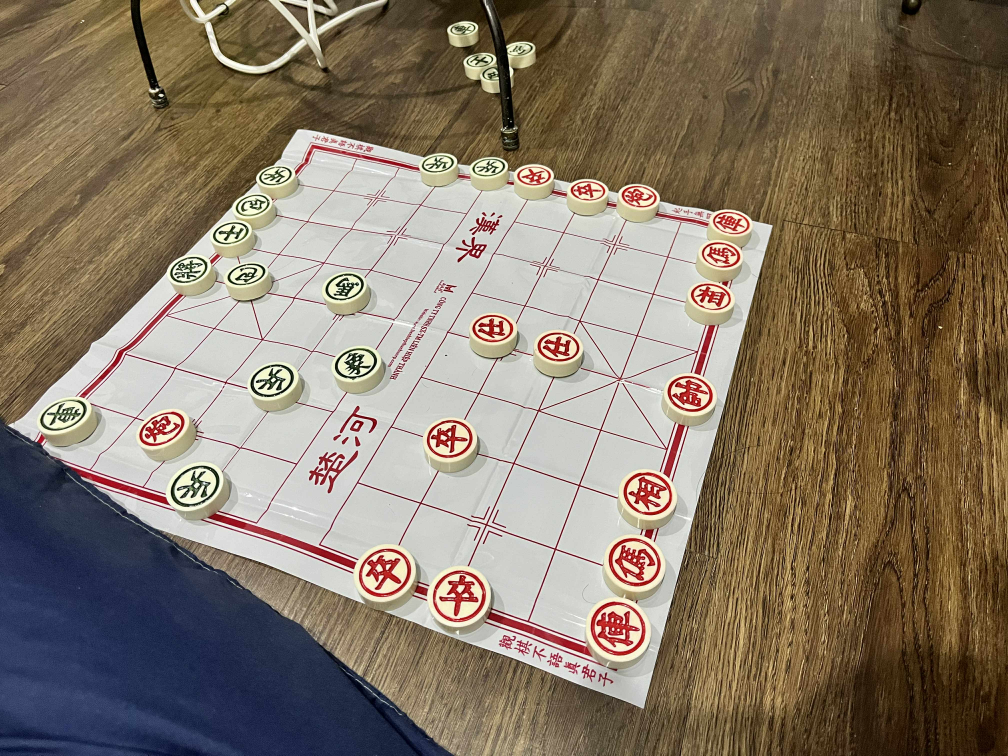
#> input picture ban_co_mau.jpg, 4032 x 3024 px (shown at 1/4 size)
$ python -i board_detection_1_image.py   (imports and definitions only)
#> lines starting #> are read from the running program, lines starting #| are printed output that depends on the picture; after the words box and inside, x2 and y2 are one past the last pixel; in counts of white or black regions, pixels touching at a corner belong together
#> further down, picture is the input picture: shape (3024, 4032, 3); mean B, G, R 103.2, 120.1, 134.2
import cv2
import numpy as np
from ultralytics import YOLO

# =============================
# Tham số
# =============================
EXPAND_RATIO = 1.06   # nới rộng polygon trước khi warp (>=1.0). Ví dụ 1.05 ~ 5%
PAD_RATIO    = 0.0    # pad viền đen sau khi align (rồi resize về kích cỡ cũ). 0.0 = không pad

# =============================
# Helpers chung
# =============================
# [19 lines left out: functions extract_quad_from_mask, order_quad_points, not called in this run]

def expand_quad(quad, ratio=1.0):
    """Nới rộng hoặc thu hẹp polygon quanh tâm. ratio > 1.0 = nới rộng."""
    if ratio == 1.0:
        return quad.astype(np.float32)
    quad = quad.astype(np.float32)
    center = np.mean(quad, axis=0, keepdims=True)
    return center + (quad - center) * float(ratio)

def _auto_rotate_long_side_vertical(aligned, quad_ordered):
    """Đảm bảo cạnh dài (10 ô) nằm theo chiều dọc.
    Trả về (img_rotated, rot_deg_clockwise) với rot ∈ {0,90}.
    """
    tl, tr, br, bl = quad_ordered
    top_len = np.linalg.norm(tr - tl)
    left_len = np.linalg.norm(bl - tl)
    if top_len > left_len:
        return cv2.rotate(aligned, cv2.ROTATE_90_CLOCKWISE), 90
    return aligned, 0

# [16 lines left out: function align_board, not called in this run]

def zoomout_after_align(image, pad_ratio=0.0, keep_canvas=False):
    """Pad viền đen sau khi align.
    - keep_canvas=False: pad rồi resize về kích cỡ cũ (giống hành vi cũ)
    - keep_canvas=True : trả về khổ ảnh to hơn (phình canvas)
    """
    if pad_ratio <= 1e-6:
        return image, (0, 0)

    h, w = image.shape[:2]
    pad_x = int(w * pad_ratio)
    pad_y = int(h * pad_ratio)
    padded = cv2.copyMakeBorder(
        image, pad_y, pad_y, pad_x, pad_x,
        borderType=cv2.BORDER_CONSTANT, value=(0, 0, 0)
    )
    if keep_canvas:
        return padded, (pad_x, pad_y)
    else:
        resized = cv2.resize(padded, (w, h))
        return resized, (pad_x, pad_y)

def load_board_model(model_path="runs/segment/yolov8_segment_board/weights/best.pt"):
    return YOLO(model_path)

# =============================
# YOLO detect
# =============================
# [30 lines left out: function detect_board, not called in this run]

# =============================
# GEOM mode (pipeline nhẹ)
# =============================
_last_warped = None
_last_quad = None
_last_mask = None
_stable_counter = 0
_STABLE_FRAMES = 10

def _order_points_rect(pts):
    s = pts.sum(axis=1)
    diff = np.diff(pts, axis=1)
    rect = np.zeros((4, 2), dtype="float32")
    rect[0] = pts[np.argmin(s)]  # TL
    rect[2] = pts[np.argmax(s)]  # BR
    rect[1] = pts[np.argmin(diff)]  # TR
    rect[3] = pts[np.argmax(diff)]  # BL
    return rect

def _is_rectangle(pts, angle_thresh=15):
    def ang(p1, p2, p3):
        v1 = p1 - p2
        v2 = p3 - p2
        cos = np.dot(v1, v2) / (np.linalg.norm(v1) * np.linalg.norm(v2) + 1e-6)
        return np.degrees(np.arccos(np.clip(cos, -1, 1)))
    pts = _order_points_rect(np.array(pts, dtype="float32"))
    angles = [ang(pts[i - 1], pts[i], pts[(i + 1) % 4]) for i in range(4)]
    return all(abs(a - 90) < angle_thresh for a in angles)

def _detect_geom_quad_and_warp(frame, expand_ratio=1.0):
#> called with expand_ratio = 1
    global _last_warped, _last_quad, _last_mask, _stable_counter

    gray = cv2.cvtColor(frame, cv2.COLOR_BGR2GRAY)
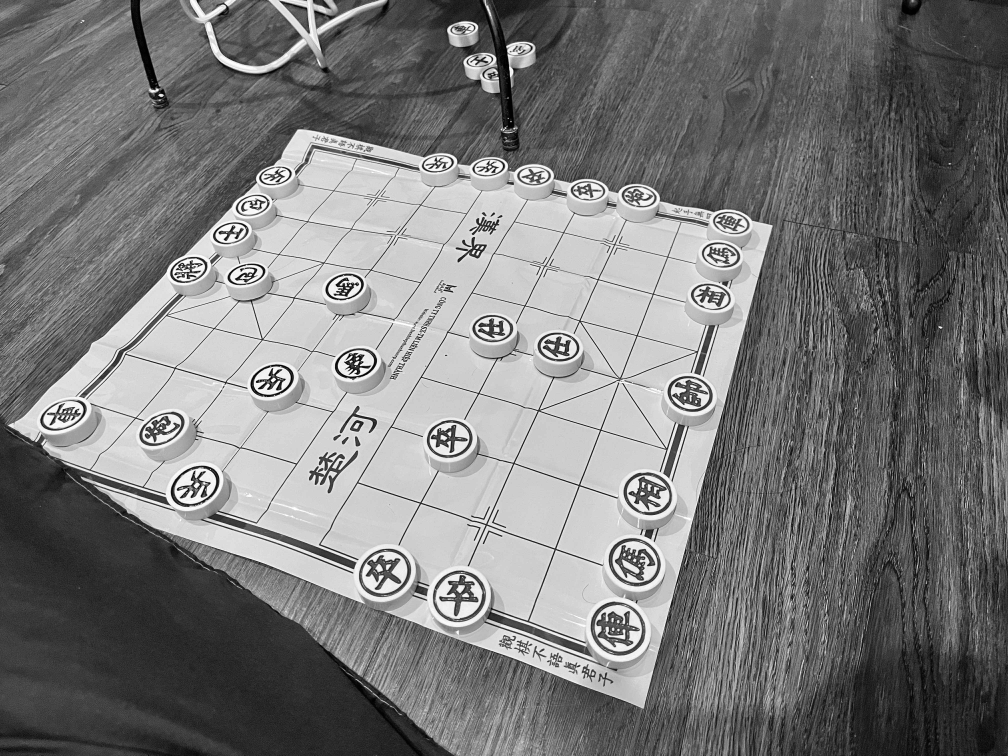
#> gray: shape (3024, 4032) (shown at 1/4 size); min 0, max 255, mean 122.3
    filtered = cv2.bilateralFilter(gray, 9, 75, 75)
    blurred = cv2.medianBlur(filtered, 7)

    h, w = blurred.shape
#> h = 3024; w = 4032
    margin = 0.10
    y0, y1 = int(h * margin), int(h * (1 - margin))
#> y0 = 302; y1 = 2721
    x0, x1 = int(w * margin), int(w * (1 - margin))
#> x0 = 403; x1 = 3628
    roi = blurred[y0:y1, x0:x1]
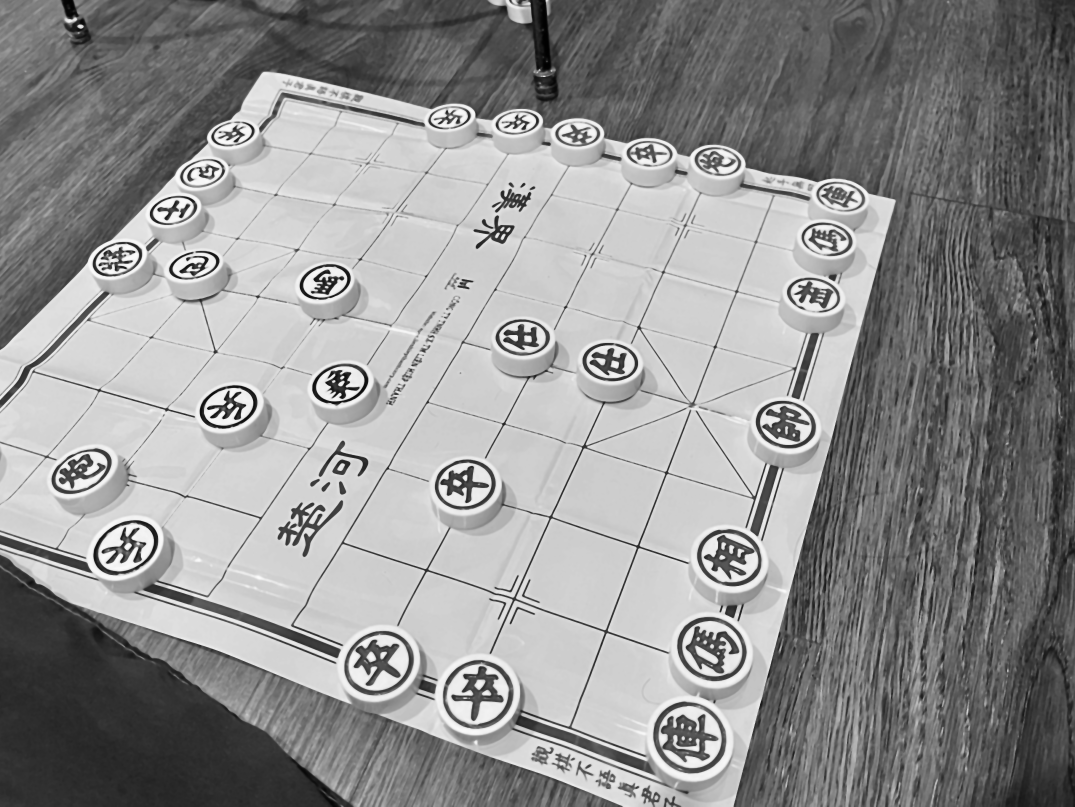
#> roi: shape (2419, 3225) (shown at 1/3 size); min 0, max 253, mean 145.1
    roi_offset = (x0, y0)
#> roi_offset = (403, 302)

    edges = cv2.Canny(roi, 50, 150)
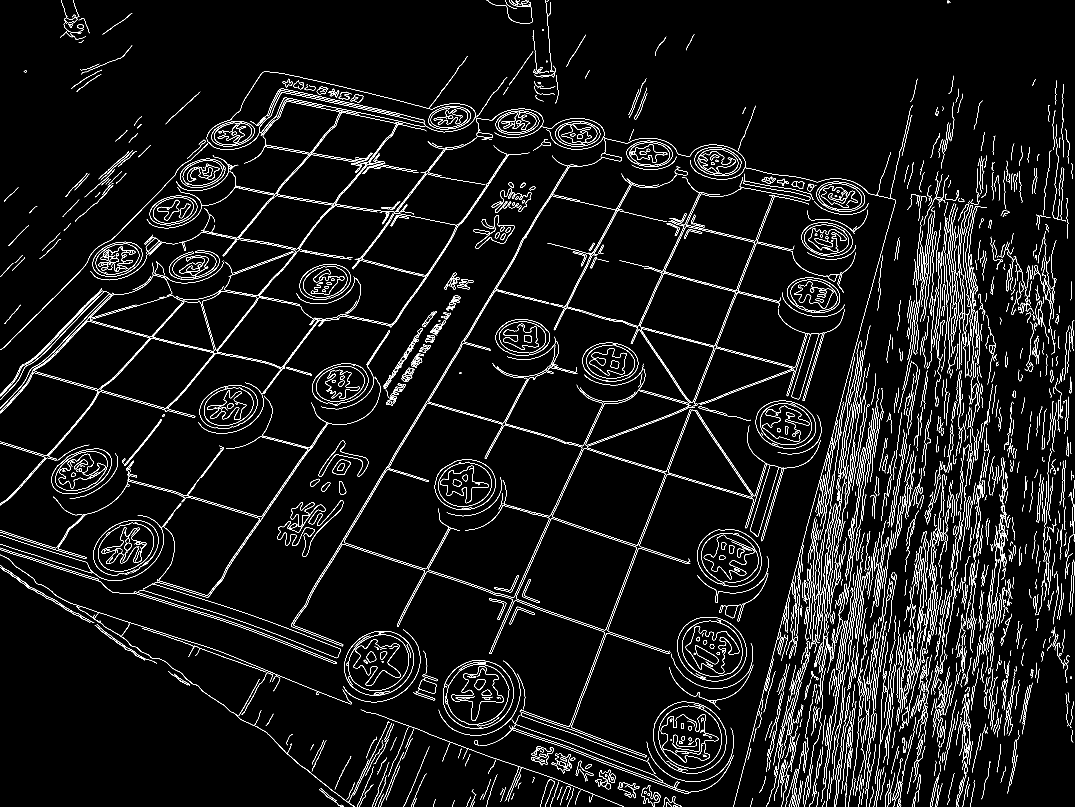
#> edges: shape (2419, 3225) (shown at 1/3 size); 3.8% white in thin lines or dots
    kernel = cv2.getStructuringElement(cv2.MORPH_RECT, (5, 5))
    edges = cv2.morphologyEx(edges, cv2.MORPH_CLOSE, kernel)
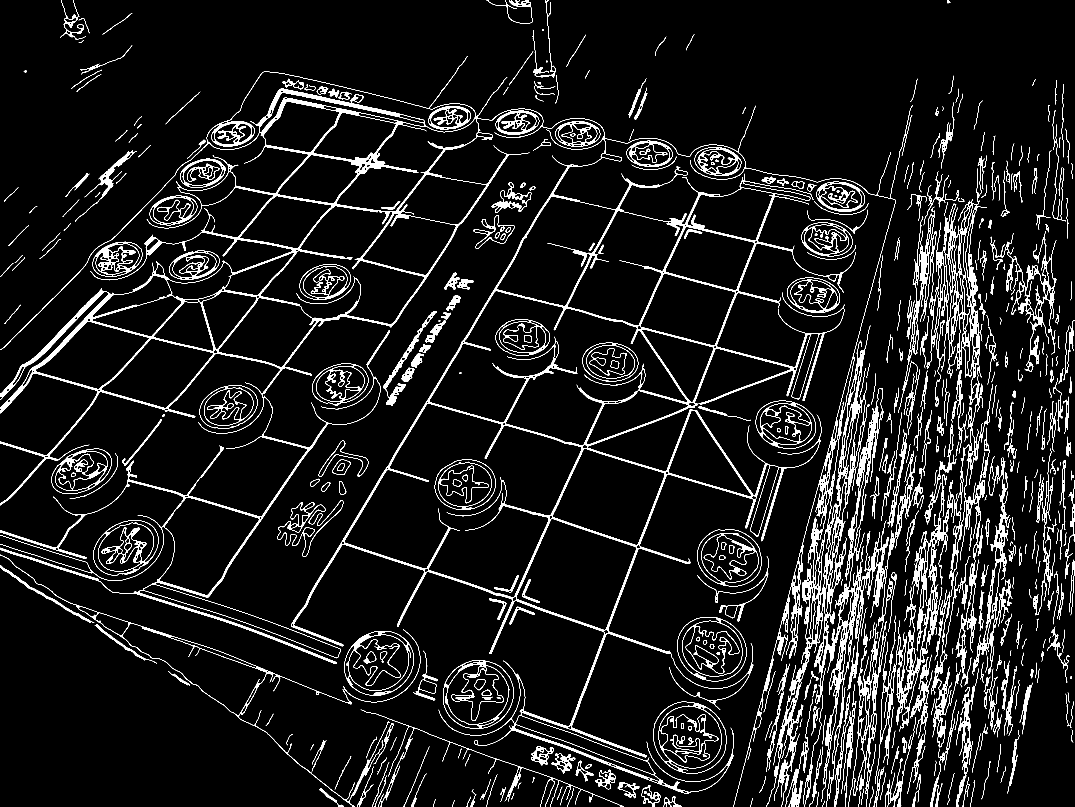
#> edges: shape (2419, 3225) (shown at 1/3 size); 7% white; 470 white regions (7 under 20 px)

    contours, _ = cv2.findContours(edges, cv2.RETR_EXTERNAL, cv2.CHAIN_APPROX_SIMPLE)
#> contours = 413 contours, 162 with area under 20; largest, box (x1, y1, x2, y2) and area: (0, 168, 2795, 2419) 1770706, (2694, 505, 2979, 2019) 73561, (0, 1664, 1170, 2419) 52418, (2625, 1271, 2870, 2352) 38290, (1960, 2104, 2179, 2321) 36906
    contours = sorted(contours, key=cv2.contourArea, reverse=True)

    best_rect = None
    for cnt in contours:
        area = cv2.contourArea(cnt)
        if area < 4000:
            continue
        approx = cv2.approxPolyDP(cnt, 0.02 * cv2.arcLength(cnt, True), True)
        if len(approx) == 4:
            pts = approx.reshape(4, 2) + np.array(roi_offset, dtype=np.float32)
            if _is_rectangle(pts):
                best_rect = pts
                break
#> this loop made 15 passes
#> (area, approx) on pass 15: (14200.5, [[3136, 693], [3080, 861], [2972, 712], [3091, 1115]])
#> area on passes 3, 5, 6, 7, 8, 9: 52418, 36906.5, 34216, 31421, 31255.5, 26048

    if best_rect is not None:
        ordered = _order_points_rect(best_rect)
#> ordered = [[3375, 1014], [3539, 995], [3494, 1417], [3494, 1417]]
        ordered = expand_quad(ordered, expand_ratio)  # nới rộng giống YOLO

        (tl, tr, br, bl) = ordered
#> tl = [3375, 1014]; tr = [3539, 995]; br = [3494, 1417]; bl = [3494, 1417]
        width = max(np.linalg.norm(br - bl), np.linalg.norm(tr - tl))
#> width = 165.1
        height = max(np.linalg.norm(tr - br), np.linalg.norm(tl - bl))
#> height = 424.4
        dst = np.array([[0, 0],
                        [width - 1, 0],
                        [width - 1, height - 1],
                        [0, height - 1]], dtype="float32")
#> dst = [[0, 0], [164.1, 0], [164.1, 423.4], [0, 423.4]]

        M = cv2.getPerspectiveTransform(ordered, dst)
#> M = [[0.000325, -9.6e-05, -1], [1.13e-11, 9.74e-11, -1.37e-07], [4.41e-07, -7.49e-07, -0.000479]]
        warped = cv2.warpPerspective(frame, M, (int(width), int(height)))
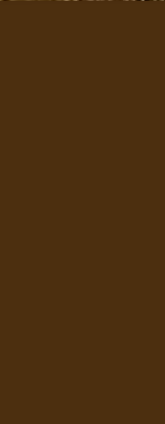
#> warped: shape (424, 165, 3); mean B, G, R 15, 47, 76

        _last_warped = warped
        _last_quad = ordered
        _last_mask = edges
        _stable_counter = _STABLE_FRAMES

        aligned = cv2.resize(warped, (640, 640))
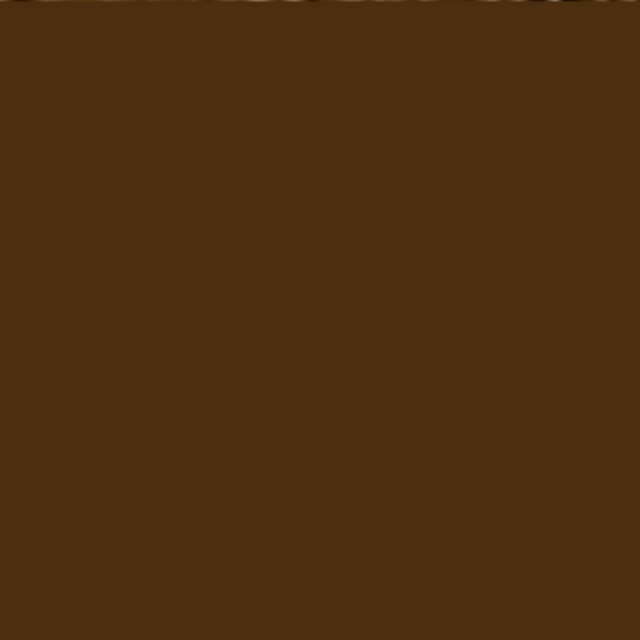
#> aligned: shape (640, 640, 3); mean B, G, R 15, 47, 76
        aligned, rot = _auto_rotate_long_side_vertical(aligned, ordered)
#> in _auto_rotate_long_side_vertical, `tl, tr, br, bl = quad_ordered`: tl = [3375, 1014]; tr = [3539, 995]; br = [3494, 1417]
#> in _auto_rotate_long_side_vertical, `top_len = np.linalg.norm(tr - tl)`: top_len = 165.1
#> in _auto_rotate_long_side_vertical, `left_len = np.linalg.norm(bl - tl)`: left_len = 420.2
#> rot = 0
        aligned_zoomout, (pad_x, pad_y) = zoomout_after_align(
            aligned, pad_ratio=PAD_RATIO, keep_canvas=False
        )
#> pad_x = 0; pad_y = 0
        grid_info = {
            "pad_x": pad_x,
            "pad_y": pad_y,
            "usable_w": 640 - 2 * pad_x if pad_x else 640,
            "usable_h": 640 - 2 * pad_y if pad_y else 640,
            "rot": int(rot),
        }
#> grid_info = {'pad_x': 0, 'pad_y': 0, 'usable_w': 640, 'usable_h': 640, 'rot': 0}
        return aligned_zoomout, True, grid_info

    if _stable_counter > 0 and _last_warped is not None:
        _stable_counter -= 1
        aligned = cv2.resize(_last_warped, (640, 640))
        aligned, rot = _auto_rotate_long_side_vertical(aligned, _last_quad)
        aligned_zoomout, (pad_x, pad_y) = zoomout_after_align(
            aligned, pad_ratio=PAD_RATIO, keep_canvas=False
        )
        grid_info = {
            "pad_x": pad_x,
            "pad_y": pad_y,
            "usable_w": 640 - 2 * pad_x if pad_x else 640,
            "usable_h": 640 - 2 * pad_y if pad_y else 640,
            "rot": int(rot),
        }
        return aligned_zoomout, True, grid_info

    _last_warped = None
    _last_quad = None
    _last_mask = edges if roi.size > 0 else None
    frame_resized = cv2.resize(frame, (640, 640))
    return frame_resized, False, {"pad_x": 0, "pad_y": 0, "usable_w": 0, "usable_h": 0, "rot": 0}

# =============================
# Chọn mode
# =============================
# [47 lines left out: function detect_board_with_mode, not called in this run]

# =============================
# Demo đơn giản (đọc 1 ảnh, in ra bàn cờ đã warp)
# =============================
# [25 lines not run here, left out]

>>> import cv2
>>> picture = cv2.imread('ban_co_mau.jpg')
>>> result = _detect_geom_quad_and_warp(picture)
